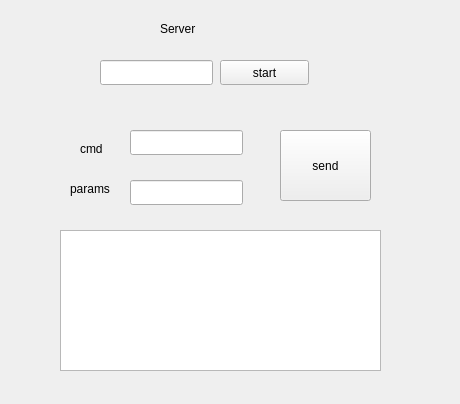
<?xml version="1.0" encoding="UTF-8"?>
<ui version="4.0">
 <class>myServer</class>
 <widget class="QWidget" name="myServer">
  <property name="geometry">
   <rect>
    <x>0</x>
    <y>0</y>
    <width>460</width>
    <height>404</height>
   </rect>
  </property>
  <property name="windowTitle">
   <string>Form</string>
  </property>
  <widget class="QPushButton" name="start">
   <property name="geometry">
    <rect>
     <x>220</x>
     <y>60</y>
     <width>89</width>
     <height>25</height>
    </rect>
   </property>
   <property name="text">
    <string>start</string>
   </property>
  </widget>
  <widget class="QLineEdit" name="port">
   <property name="geometry">
    <rect>
     <x>100</x>
     <y>60</y>
     <width>113</width>
     <height>25</height>
    </rect>
   </property>
  </widget>
  <widget class="QLabel" name="label">
   <property name="geometry">
    <rect>
     <x>160</x>
     <y>20</y>
     <width>67</width>
     <height>17</height>
    </rect>
   </property>
   <property name="text">
    <string>Server</string>
   </property>
  </widget>
  <widget class="QTextEdit" name="cout">
   <property name="geometry">
    <rect>
     <x>60</x>
     <y>230</y>
     <width>321</width>
     <height>141</height>
    </rect>
   </property>
  </widget>
  <widget class="QLineEdit" name="cmd">
   <property name="geometry">
    <rect>
     <x>130</x>
     <y>130</y>
     <width>113</width>
     <height>25</height>
    </rect>
   </property>
  </widget>
  <widget class="QPushButton" name="send">
   <property name="geometry">
    <rect>
     <x>280</x>
     <y>130</y>
     <width>91</width>
     <height>71</height>
    </rect>
   </property>
   <property name="text">
    <string>send</string>
   </property>
  </widget>
  <widget class="QLabel" name="label_2">
   <property name="geometry">
    <rect>
     <x>80</x>
     <y>140</y>
     <width>67</width>
     <height>17</height>
    </rect>
   </property>
   <property name="text">
    <string>cmd</string>
   </property>
  </widget>
  <widget class="QLabel" name="label_3">
   <property name="geometry">
    <rect>
     <x>70</x>
     <y>180</y>
     <width>67</width>
     <height>17</height>
    </rect>
   </property>
   <property name="text">
    <string>params</string>
   </property>
  </widget>
  <widget class="QLineEdit" name="params">
   <property name="geometry">
    <rect>
     <x>130</x>
     <y>180</y>
     <width>113</width>
     <height>25</height>
    </rect>
   </property>
  </widget>
 </widget>
 <resources/>
 <connections/>
</ui>
